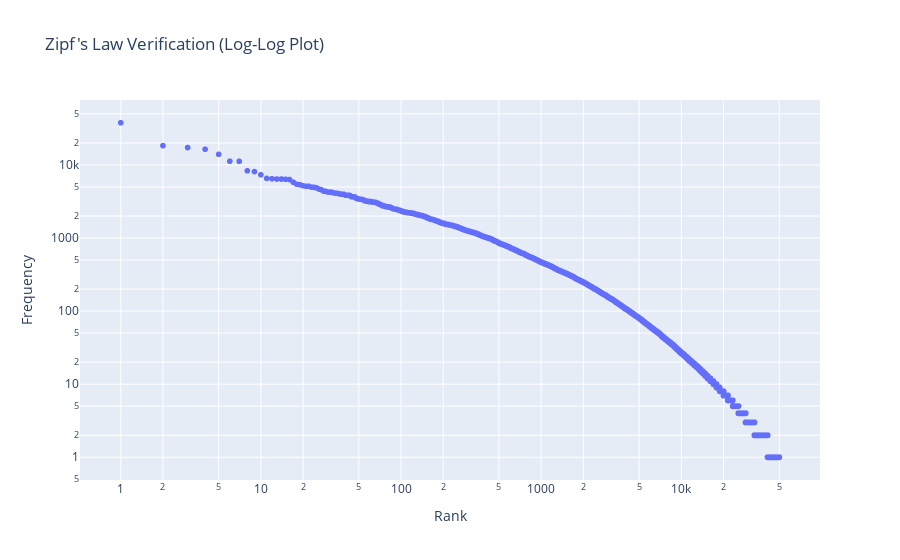
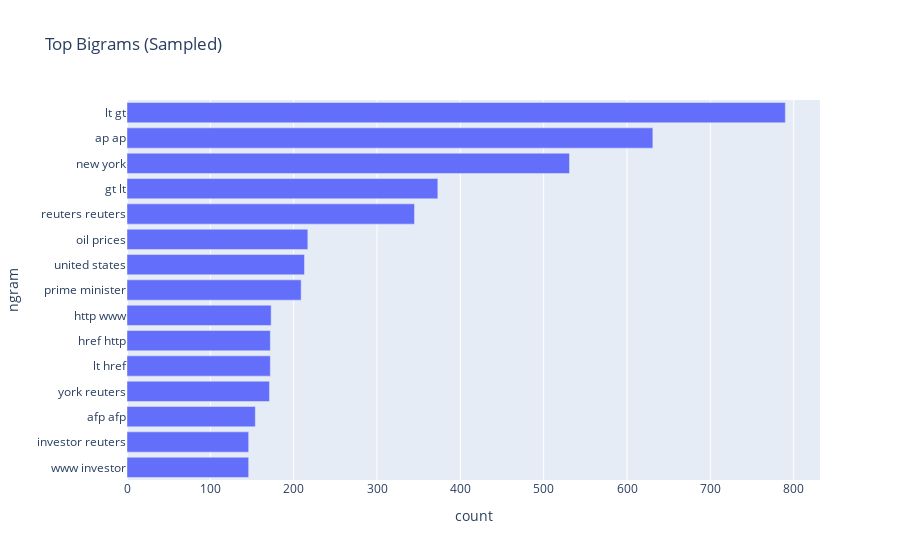

Notebook cell for these charts, in order:
### Markdown cell above
## 2.2 Vocabulary & N-Grams

### Code cell
# Global Vocabulary Analysis
vectorizer = CountVectorizer(stop_words='english', max_features=50000)
X = vectorizer.fit_transform(train_df['text'])
vocab = vectorizer.get_feature_names_out()
print(f"Total Unique Tokens (Top 50k): {len(vocab)}")

# Zipf's Law Plot
word_counts = np.asarray(X.sum(axis=0)).flatten()
sorted_counts = np.sort(word_counts)[::-1]
ranks = np.arange(1, len(sorted_counts) + 1)

fig_zipf = px.scatter(
    x=ranks, 
    y=sorted_counts, 
    log_x=True, 
    log_y=True, 
    title="Zipf's Law Verification (Log-Log Plot)",
    labels={'x': 'Rank', 'y': 'Frequency'}
)
fig_zipf.show()

# Top N-Grams Function
def plot_top_ngrams(corpus, n=2, top_k=15, title="Top Bigrams"):
    vec = CountVectorizer(ngram_range=(n, n), stop_words='english').fit(corpus)
    bag_of_words = vec.transform(corpus)
    sum_words = bag_of_words.sum(axis=0) 
    words_freq = [(word, sum_words[0, idx]) for word, idx in vec.vocabulary_.items()]
    words_freq = sorted(words_freq, key = lambda x: x[1], reverse=True)[:top_k]
    
    df_ngram = pd.DataFrame(words_freq, columns=['ngram', 'count'])
    fig = px.bar(df_ngram, x='count', y='ngram', orientation='h', title=title)
    fig.update_layout(yaxis={'categoryorder':'total ascending'})
    fig.show()

# Plot Top Bigrams
plot_top_ngrams(train_df['text'].sample(10000, random_state=42), n=2, title="Top Bigrams (Sampled)")

### Figure 1 — Plotly figure (JSON) as saved in the notebook; plotly's stock layout.template omitted (floating-point values rounded to 4 significant figures; data arrays with more than 128 entries replaced by an {"elided": "..."} marker saying what was removed)
{"data": [{"hovertemplate": "Rank=%{x}<br>Frequency=%{y}<extra></extra>", "legendgroup": "", "marker": {"color": "#636efa", "symbol": "circle"}, "mode": "markers", "name": "", "showlegend": false, "type": "scattergl", "x": {"elided": "50000 int values"}, "xaxis": "x", "y": {"elided": "50000 int values"}, "yaxis": "y"}], "layout": {"legend": {"tracegroupgap": 0}, "title": {"text": "Zipf's Law Verification (Log-Log Plot)"}, "xaxis": {"anchor": "y", "domain": [0, 1], "title": {"text": "Rank"}, "type": "log"}, "yaxis": {"anchor": "x", "domain": [0, 1], "title": {"text": "Frequency"}, "type": "log"}}}

### Figure 2 — Plotly figure (JSON) as saved in the notebook; plotly's stock layout.template omitted (floating-point values rounded to 4 significant figures)
{"data": [{"hovertemplate": "count=%{x}<br>ngram=%{y}<extra></extra>", "legendgroup": "", "marker": {"color": "#636efa", "pattern": {"shape": ""}}, "name": "", "orientation": "h", "showlegend": false, "textposition": "auto", "type": "bar", "x": [790, 631, 531, 373, 345, 217, 213, 209, 173, 172, 172, 171, 154, 146, 146], "xaxis": "x", "y": ["lt gt", "ap ap", "new york", "gt lt", "reuters reuters", "oil prices", "united states", "prime minister", "http www", "lt href", "href http", "york reuters", "afp afp", "www investor", "investor reuters"], "yaxis": "y"}], "layout": {"barmode": "relative", "legend": {"tracegroupgap": 0}, "title": {"text": "Top Bigrams (Sampled)"}, "xaxis": {"anchor": "y", "domain": [0, 1], "title": {"text": "count"}}, "yaxis": {"anchor": "x", "categoryorder": "total ascending", "domain": [0, 1], "title": {"text": "ngram"}}}}
